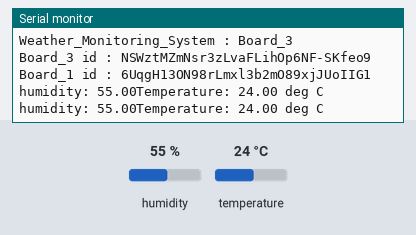
This sketch was run on a simulated ESP8266 (NodeMCU). On the bench: the last lines printed to the serial monitor. The test bench sets the inputs (shaded band); at power-on: humidity 55 %, temperature 24 °C. WiFi joins after 1.5 s; servers stay silent unless stated.

Above: at 1.2 s.
1.3 s: humidity set to 22 %
At 2.8 s:
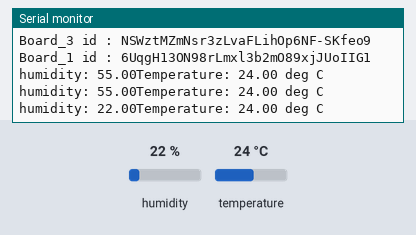
3.0 s: temperature set to 12 °C
At 4.5 s:
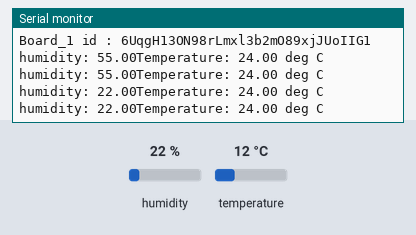
4.7 s: humidity set to 40 %
At 6.5 s:
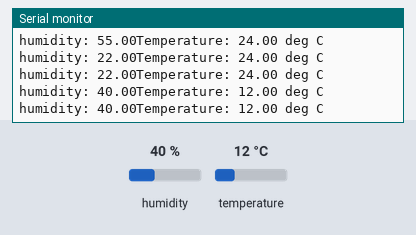
Timing chart, 0 to 8.0 s (numbered marks = the images above; inputs shaded):
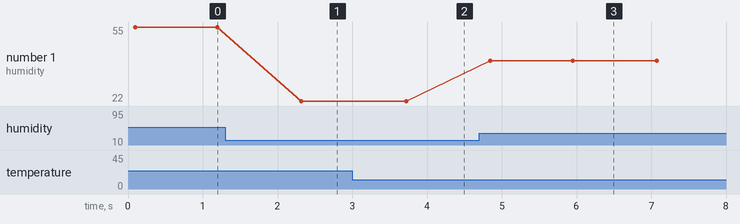

The sketch:

0WM_client_2.ino
```cpp
#include "DHT.h"
#define DHTPIN 14
#define DHTTYPE DHT11
#include <Arduino.h>
#include <Wire.h>
#define BLYNK_PRINT Serial
#include <ESP8266WiFi.h>
#include <BlynkSimpleEsp8266.h>
WidgetBridge bridge1(V1);
DHT dht(DHTPIN, DHTTYPE);
char auth[] = "NSWztMZmNsr3zLvaFLihOp6NF-SKfeo9";//clint id board2
char ssid[] = "new";
char pass[] = "12345678";
BLYNK_CONNECTED() {
  bridge1.setAuthToken("6UqgH13ON98rLmxl3b2mO89xjJUoIIG1");// server id
}
void setup() {
  Serial.begin(9600);
  Serial.println("Weather_Monitoring_System : Board_3");
  Serial.println("Board_3 id : NSWztMZmNsr3zLvaFLihOp6NF-SKfeo9");
  Serial.println("Board_1 id : 6UqgH13ON98rLmxl3b2mO89xjJUoIIG1");
  dht.begin();
  Wire.begin();
  WiFi.begin(ssid, pass);
  Blynk.config(auth);
  while (!Serial);
}
void loop() {
  float h3 = dht.readHumidity();
  Serial.print(String("humidity: ") + h3);
  Blynk.virtualWrite(5, h3);
  bridge1.virtualWrite(V5, h3);
  delay(100);

  float t3 = dht.readTemperature();
  Serial.print(String("Temperature: ") + t3);
  Serial.println(" deg C");
  Blynk.virtualWrite(4, t3);
  bridge1.virtualWrite(V4, t3);
  Blynk.run();
  delay(1000);
}
```

Measured:
- after the input at 1.3 s, the serial monitor: prints a new line after 1.0 s (image 1)
- after the input at 4.7 s, the serial monitor: prints a new line after 0.15 s (image 3)
- plotted number 1: 55 → 22 after the input at 1.3 s, 22 → 40 after the input at 4.7 s
